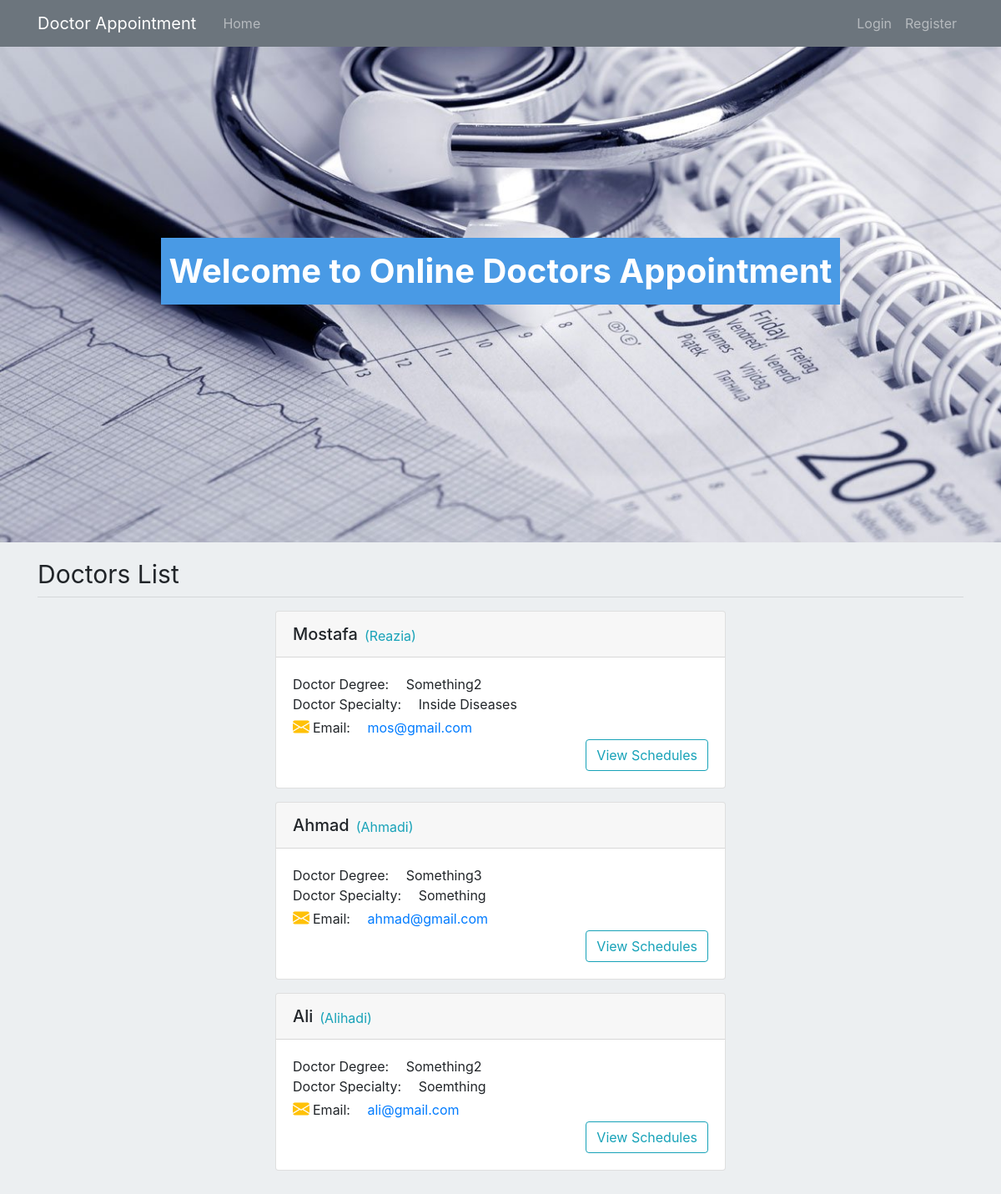
Page /home on the earlier database version.
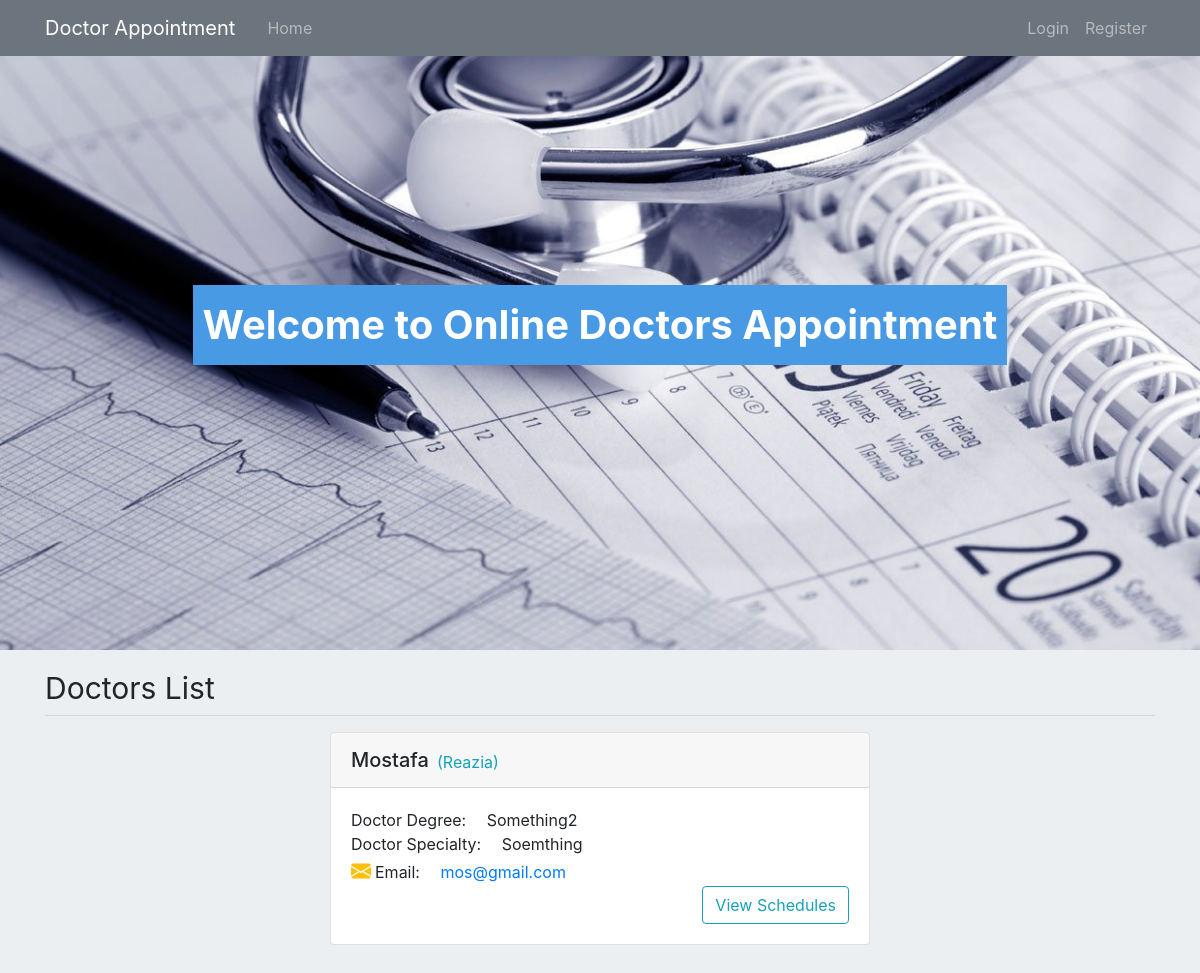
Same page on the later database version.
### appointment/models.py (models this page shows, shortened)
class DoctorInfo(db.Model):
    __tablename__='DoctorInfo'
    id = db.Column(db.Integer, primary_key=True)
    user_id = db.Column(db.Integer, db.ForeignKey('user.id', ondelete='CASCADE'))
    degree = db.Column(db.String(40), nullable=False)
    specialty = db.Column(db.String(50), nullable=False)
    valid = db.Column(db.Boolean, default=False)

class User(db.Model, UserMixin):
    id = db.Column(db.Integer, primary_key=True)
    username = db.Column(db.String(30), nullable=False, unique=True)
    name = db.Column(db.String(30), nullable=False)
    lastname = db.Column(db.String(30), nullable=False)
    email = db.Column(db.String(40), unique=True, nullable=False)
    address = db.Column(db.Text , nullable=False)
    phone = db.Column(db.String(20), unique=True, nullable=False)
    date_of_birth = db.Column(db.Date(), default = datetime.now().date())
    role = db.Column(db.Integer, nullable=False, default=3)
    gender = db.Column(db.Boolean, default=True, nullable=False)
    password = db.Column(db.String(60), nullable=False)
    doctorinfo = db.relationship('DoctorInfo', backref='User', cascade="all, delete", uselist=False, lazy=True)
    schedule = db.relationship('Schedule', backref='User', lazy=True)
    appointment = db.relationship('Appointment', backref='User', lazy=True)

### appointment/routes.py (the view)
@app.route("/")
@app.route("/home")
def home():
    return render_template("home.html", doctors=get_all_confirmed_doctors())

### appointment/queries.py (called while the page is built)
def get_all_confirmed_doctors():
    return db.session.query(User.id, User.name, User.lastname, User.email, DoctorInfo.degree, DoctorInfo.specialty)\
              .join(User, User.id == DoctorInfo.user_id).filter(DoctorInfo.valid == True).all()

### appointment/templates/home.html
{% extends "layout/layout.html" %}
{% block header %}
{% include "layout/home_header.html" %}
{% endblock %}
{% block content %}
<div class="d-flex justify-content-center align-items-center" id="main">
    <div class="section">
        <span>
            Welcome to Online Doctors Appointment
        </span>
    </div>
</div>
<div class="container mt-3 mb-3">
    <span class="" style="font-size: 30px;">Doctors List</span>
    <hr class="mt-1">
    <div class="row">
        {% for doctor in doctors %}
        <div class="col-md-6 offset-md-3 mb-3">
            <div class="card">
                <div class="card-header d-flex justify-content-start align-items-center">
                    <h5 class="modal-title text-capitalize">{{ doctor.name}}</h5>
                    <span class="pl-2 pt-1 text-info text-capitalize">({{ doctor.lastname }})</span>
                </div>
                <div class="card-body">
                    <div class="modal-body p-0">
                        <span class="text-capitalize">Doctor Degree: <span class="pl-3">{{ doctor.degree }}</span></span>
                        <br>
                        <span class="text-capitalize">Doctor specialty: <span class="pl-3">{{ doctor.specialty }}</span></span>
                        <br>
                        <span class=""><span class="pr-3"><i class="bi bi-envelope-fill text-warning title pr-1"></i>Email:</span> <a href="{{ doctor.email }}">{{doctor.email}}</a></span>
                        <div class="col-12 p-0 d-flex justify-content-end">
                            <a class="btn btn-outline-info" href="{{url_for('viewSchedule', id = doctor.id)}}"> View Schedules </a>
                        </div>
                    </div>
                </div>
              </div>
        </div>
        {% endfor %}
    </div>
</div>
{% endblock %}

### appointment/templates/layout/layout.html (shortened to what this page needs)
<!DOCTYPE html>
<html lang="en">
<head>
    <link rel="stylesheet" href="https://cdn.jsdelivr.net/npm/bootstrap@4.0.0/dist/css/bootstrap.min.css">
    <link rel="stylesheet" href="https://cdn.jsdelivr.net/npm/bootstrap-icons@1.8.1/font/bootstrap-icons.css">
    <link rel="stylesheet" type="text/css" href="{{ url_for('static', filename='style.css')}}">
</head>
<body class="body-bg">
    {% block header %}
    {% endblock %}
    <div class="col-lg-3" style="position: absolute; top: 80px; right: 0;  z-index: 1000">
    </div>
    {% block content %}
    {% endblock %}
</body>
</html>

### appointment/templates/layout/home_header.html (shortened to what this page needs)
<header class="site-header">
    <nav class="navbar navbar-expand-md navbar-dark bg-secondary fixed-top">
      <div class="container">
        <a class="navbar-brand mr-4" href="/">Doctor Appointment</a>
        <div class="collapse navbar-collapse" id="navbarToggle">
          <div class="navbar-nav mr-auto">
            <a class="nav-item nav-link" href="{{ url_for('home') }}">Home</a>
          </div>
            <div class="navbar-nav">
                {% if not current_user.is_authenticated %}
                    <a class="nav-item nav-link" href="{{ url_for('login') }}">Login</a>
                {% endif %}
                {% if not current_user.is_authenticated %}
                    <a class="nav-item nav-link" href="{{ url_for('register') }}">Register</a>
                {% endif %}
          </div>
        </div>
      </div>
    </nav>
</header>

### appointment/static/style.css (style rules this page uses)
#main { background-image: url("./images/mildred-doctor-appointment-wait-times-ftr.jpg"); height: 650px; background-repeat: no-repeat; background-size: cover; }
.section { font-size: 2.5rem; font-weight: bold; padding: 10px; background-color: #499ae5; color: white; }
.title { color:white; font-size: 20px; }
.p-0 { padding: 0 !important; }
.body-bg { background-color: #eceff1; }

Differences in the rows shown:
removed DoctorInfo: name "Ahmad", lastname "Ahmadi", degree "Something3", specialty "Something", email "ahmad@gmail.com"
removed DoctorInfo: name "Ali", lastname "Alihadi", degree "Something2", specialty "Soemthing", email "ali@gmail.com"
changed DoctorInfo "Something2": specialty "Inside Diseases" → "Soemthing"
